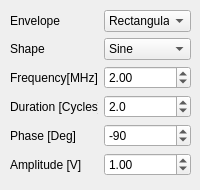
    <widget class="QWidget" name="tab_2">
     <attribute name="title">
      <string>Pulser</string>
     </attribute>
     <widget class="QWidget" name="gridLayoutWidget_4">
      <property name="geometry">
       <rect>
        <x>10</x>
        <y>10</y>
        <width>181</width>
        <height>171</height>
       </rect>
      </property>
      <layout class="QGridLayout" name="gridLayout">
       <item row="4" column="1">
        <widget class="QDoubleSpinBox" name="pulseFrequencySpinBox">
         <property name="locale">
          <locale language="English" country="UnitedKingdom"/>
         </property>
         <property name="buttonSymbols">
          <enum>QAbstractSpinBox::UpDownArrows</enum>
         </property>
         <property name="suffix">
          <string/>
         </property>
         <property name="decimals">
          <number>2</number>
         </property>
         <property name="minimum">
          <double>0.100000000000000</double>
         </property>
         <property name="maximum">
          <double>20.000000000000000</double>
         </property>
         <property name="singleStep">
          <double>0.100000000000000</double>
         </property>
         <property name="value">
          <double>2.000000000000000</double>
         </property>
        </widget>
       </item>
       <item row="5" column="0">
        <widget class="QLabel" name="pulseDurationLabel">
         <property name="locale">
          <locale language="English" country="UnitedKingdom"/>
         </property>
         <property name="text">
          <string>Duration [Cycles]</string>
         </property>
        </widget>
       </item>
       <item row="6" column="1">
        <widget class="QDoubleSpinBox" name="pulsePhaseSpinBox">
         <property name="locale">
          <locale language="English" country="UnitedKingdom"/>
         </property>
         <property name="buttonSymbols">
          <enum>QAbstractSpinBox::UpDownArrows</enum>
         </property>
         <property name="suffix">
          <string/>
         </property>
         <property name="decimals">
          <number>0</number>
         </property>
         <property name="minimum">
          <double>-360.000000000000000</double>
         </property>
         <property name="maximum">
          <double>360.000000000000000</double>
         </property>
         <property name="singleStep">
          <double>15.000000000000000</double>
         </property>
         <property name="value">
          <double>-90.000000000000000</double>
         </property>
        </widget>
       </item>
       <item row="1" column="0">
        <widget class="QLabel" name="pulseEnvelopeLabel">
         <property name="locale">
          <locale language="English" country="UnitedKingdom"/>
         </property>
         <property name="text">
          <string>Envelope</string>
         </property>
        </widget>
       </item>
       <item row="1" column="1">
        <widget class="QComboBox" name="pulseEnvelopeComboBox">
         <property name="currentText">
          <string>Rectangular</string>
         </property>
         <property name="currentIndex">
          <number>0</number>
         </property>
         <item>
          <property name="text">
           <string>Rectangular</string>
          </property>
         </item>
         <item>
          <property name="text">
           <string>Hann</string>
          </property>
         </item>
         <item>
          <property name="text">
           <string>Hamming</string>
          </property>
         </item>
         <item>
          <property name="text">
           <string>Triangular</string>
          </property>
         </item>
         <item>
          <property name="text">
           <string>Tukey</string>
          </property>
         </item>
        </widget>
       </item>
       <item row="2" column="0">
        <widget class="QLabel" name="pulseShapeLabel">
         <property name="locale">
          <locale language="English" country="UnitedKingdom"/>
         </property>
         <property name="text">
          <string>Shape</string>
         </property>
        </widget>
       </item>
       <item row="4" column="0">
        <widget class="QLabel" name="pulseFrequencySpinBoxLabel">
         <property name="locale">
          <locale language="English" country="UnitedKingdom"/>
         </property>
         <property name="text">
          <string>Frequency[MHz]</string>
         </property>
        </widget>
       </item>
       <item row="6" column="0">
        <widget class="QLabel" name="pulsePhaseLabel">
         <property name="locale">
          <locale language="English" country="UnitedKingdom"/>
         </property>
         <property name="text">
          <string>Phase [Deg]</string>
         </property>
        </widget>
       </item>
       <item row="2" column="1">
        <widget class="QComboBox" name="pulseShapeComboBox">
         <property name="currentText">
          <string>Sine</string>
         </property>
         <property name="currentIndex">
          <number>0</number>
         </property>
         <item>
          <property name="text">
           <string>Sine</string>
          </property>
         </item>
         <item>
          <property name="text">
           <string>Square</string>
          </property>
         </item>
         <item>
          <property name="text">
           <string>Triangular</string>
          </property>
         </item>
         <item>
          <property name="text">
           <string>Sawtooth</string>
          </property>
         </item>
        </widget>
       </item>
       <item row="5" column="1">
        <widget class="QDoubleSpinBox" name="pulseDurationSpinBox">
         <property name="locale">
          <locale language="English" country="UnitedKingdom"/>
         </property>
         <property name="buttonSymbols">
          <enum>QAbstractSpinBox::UpDownArrows</enum>
         </property>
         <property name="suffix">
          <string/>
         </property>
         <property name="decimals">
          <number>1</number>
         </property>
         <property name="minimum">
          <double>0.500000000000000</double>
         </property>
         <property name="maximum">
          <double>50.000000000000000</double>
         </property>
         <property name="singleStep">
          <double>0.500000000000000</double>
         </property>
         <property name="value">
          <double>2.000000000000000</double>
         </property>
        </widget>
       </item>
       <item row="7" column="0">
        <widget class="QLabel" name="pulseAmplitudeLabel">
         <property name="locale">
          <locale language="English" country="UnitedKingdom"/>
         </property>
         <property name="text">
          <string>Amplitude [V]</string>
         </property>
        </widget>
       </item>
       <item row="7" column="1">
        <widget class="QDoubleSpinBox" name="pulseAmplitudeSpinBox">
         <property name="locale">
          <locale language="English" country="UnitedKingdom"/>
         </property>
         <property name="buttonSymbols">
          <enum>QAbstractSpinBox::UpDownArrows</enum>
         </property>
         <property name="suffix">
          <string/>
         </property>
         <property name="decimals">
          <number>2</number>
         </property>
         <property name="minimum">
          <double>0.010000000000000</double>
         </property>
         <property name="maximum">
          <double>4.000000000000000</double>
         </property>
         <property name="singleStep">
          <double>0.100000000000000</double>
         </property>
         <property name="value">
          <double>1.000000000000000</double>
         </property>
        </widget>
       </item>
      </layout>
     </widget>
    </widget>
